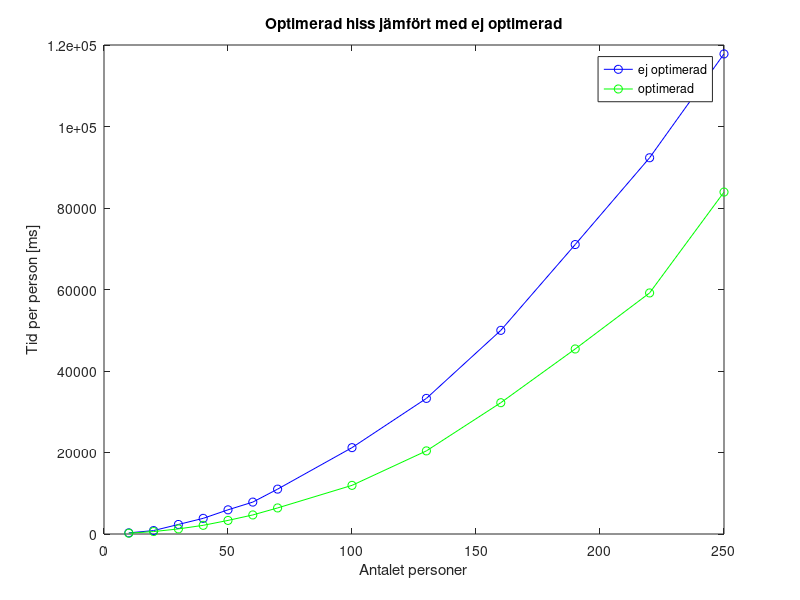

Write the MATLAB code that produced this figure.
travel_time = [282.26638 844.182555 2341.1299766667 3842.326025 5933.757888 7829.4814933333 11011.1282884058 21192.718083 33276.8378230769 49975.73824375 71031.6498736842 92330.3560772727 117818.73838];
values = [10:10:70 100:30:250];
plot(values,travel_time,'bo-')
xlabel('Antalet personer')
ylabel('Tid per person [ms]')
title('Ej optimerad hiss')
%hold on;
%regression = fit(values', travel_time', 'poly2');
%plot(regression)

%% assignment 3
iteration = 10000;
travel_time_10 = [1968579
1974629
1981272
1980781
1980986
1982184
1983020
1989725
1991994
1993140];

travel_time_20 = [5889174
5890762
5894425
5920777
5928643
5939827
5950893
5961409
5963462
5964896
5969717
5971205
5971551
5973378
5970721
5972419
5976790
5980945
5987496
5986528];

travel_time_30 = [12232073
12290127
12295657
12383723
12392115
12394676
12410701
12447607
12468807
12479796
12482770
12491466
12499958
12517173
12530572
12532925
12532235
12532184
12538531
12544885
12547565
12546398
12545160
12550399
12555803
12551499
12552118
12556433
12557171
12556592];

travel_time_40 = [20711040
20805986
20950967
20992593
21118296
21127163
21150742
21174270
21235410
21240106
21237486
21255907
21266692
21288232
21290249
21325271
21327293
21339746
21342552
21342270
21356324
21372169
21378146
21377894
21381887
21385776
21386902
21385951
21388418
21390590
21390785
21395344
21395133
21397712
21398724
21408071
21405320
21408247
21408330
21411379];

travel_time_50 = [32187141
32688152
32773888
32916530
32951813
32997317
33022365
33119981
33164074
33190572
33190734
33266493
33279277
33281113
33332048
33337753
33355809
33366642
33409039
33411932
33414431
33415492
33437816
33441882
33455402
33455153
33477591
33484504
33482213
33486662
33483218
33492967
33498235
33513404
33515064
33516328
33523479
33528421
33528553
33529984
33534906
33538963
33545573
33542906
33545511
33545405
33549532
33551945
33551460
33552796];

travel_time_60 = [45856602
46071252
46181319
46223343
46285786
46303182
46385044
46401572
46433280
46436276
46456187
46465035
46475989
46479432
46495946
46511094
46530567
46622795
46672874
46691594
46729712
46743715
46751152
46773282
46804759
46804738
46815225
46844575
46868266
46866874
46897780
46907183
46928949
46951002
46957762
46956591
46974927
46976251
46987536
46990923
46989286
46996035
46996781
47005471
47006193
47013737
47017239
47019824
47021151
47026734
47031399
47035949
47043318
47043415
47046204
47051542
47053323
47055068
47059998
47060067];

travel_time_70 = [62400839
62688859
62978259
63033881
63087165
63123352
63135545
63338397
63358513
63383655
63404298
63435335
63616519
63614730
63675534
63684198
63699573
63734245
63803904
63857152
63888619
63907186
63915307
63930313
63966738
64013591
64055393
64062612
64068582
64067927
64108324
64124959
64142211
64163424
64191309
64194329
64224768
64229186
64244543
64243212
64247223
64247855
64250516
64258444
64265509
64262894
64268097
64273122
64273318
64278063
64277581
64284625
64285367
64288177
64294445
64297105
64296545
64296425
64297372
64300136
64308758
64310960
64307034
64312716
64312256
64316812
64318593
64321041
64322148
64323357];

travel_time_100 = [10823535
11041428
11056240
11130800
11203534
11324913
11393852
11507356
11551048
11609457
11611262
11614676
11617105
11725095
11739536
11746557
11749381
11793003
11792075
11792846
11799302
11816919
11825531
11825948
11838316
11881635
11892810
11918292
11924283
11931238
11931485
11935835
11946676
11946943
11959060
11972293
11966664
11966029
11980577
11997199
12006154
12001661
12007128
12007562
12009454
12017258
12015914
12018718
12020269
12018759
12020852
12032333
12030442
12031073
12039121
12042115
12052178
12057944
12055920
12057520
12063125
12072503
12078054
12077967
12081517
12092397
12094374
12094936
12099307
12108488
12114208
12118489
12122896
12121009
12121903
12127997
12127482
12130250
12130098
12137388
12135492
12139528
12144676
12150998
12149859
12147493
12148792
12151336
12149392
12148724
12150829
12151620
12158650
12156573
12152586
12153099
12155164
12154258
12154269
12158949];

travel_time_130 = [18344976
18376393
18413041
18461690
18509548
18713838
18806998
19026690
19108374
19216093
19228201
19396855
19423187
19490125
19556525
19624394
19672942
19694561
19858832
19896270
19903986
19917193
20082153
20144265
20173034
20197071
20207491
20225735
20251784
20266196
20270002
20282156
20292586
20316441
20364406
20396824
20414191
20431607
20442424
20437920
20442833
20455259
20451970
20456532
20492796
20501648
20512098
20530206
20535063
20565775
20571745
20578813
20590925
20602016
20600665
20599659
20606435
20622534
20625609
20639422
20643101
20649996
20650920
20662155
20665756
20672886
20685324
20678188
20689988
20688776
20696236
20700118
20700554
20700733
20703588
20707974
20705172
20705020
20704815
20717864
20710576
20711089
20718379
20723925
20728368
20734403
20737744
20751255
20756294
20761027
20762609
20764483
20766326
20771309
20771202
20770444
20770714
20775784
20780142
20775994
20779205
20782584
20790227
20787382
20794113
20788049
20791206
20797810
20796417
20794722
20795563
20797323
20798142
20804493
20796183
20799427
20799070
20800193
20806969
20802470
20804829
20809244
20803756
20809713
20810566
20806539
20809817
20813913
20810209
20811785];

travel_time_160 = [29958433
29988717
30070887
30313337
30431240
30520955
30558812
30634739
30757240
30826701
30838072
30876040
30912124
31054925
31072417
31209337
31266482
31393446
31471050
31497223
31505612
31544694
31590936
31594145
31634925
31679366
31697480
31733384
31753534
31834368
31834187
31852073
31878863
31882535
31910258
31976379
31975283
31996143
32032631
32055761
32056687
32062899
32090220
32083932
32105408
32107371
32112334
32138672
32148396
32161640
32161333
32179327
32198523
32196506
32201295
32245940
32263352
32283022
32286348
32301237
32304837
32314678
32346573
32356280
32359557
32366973
32369429
32371051
32388126
32388452
32409817
32432561
32426550
32444766
32440628
32448930
32452532
32454915
32457779
32464177
32469556
32491417
32499526
32497986
32517312
32520202
32541635
32538726
32545242
32547854
32559364
32564275
32564055
32565785
32567532
32567808
32594195
32598764
32600128
32611980
32611129
32620808
32610783
32613401
32611374
32618927
32625408
32639563
32643098
32656680
32652521
32654171
32656677
32662248
32660363
32663275
32663944
32672550
32681382
32684333
32684954
32690861
32688069
32697687
32697054
32693740
32694314
32694272
32698100
32696344
32707573
32699054
32704051
32705897
32713043
32711731
32722595
32714455
32715092
32717808
32721865
32730156
32723603
32723586
32726920
32729613
32737025
32731118
32727761
32731160
32732048
32729795
32736247
32733938
32731191
32731366
32730915
32733985
32738006
32732043];

travel_time_190 = [41164217
41493281
41710272
41718806
41814351
42002176
42067199
42170196
42310235
42327436
42599216
42668564
42664549
42754792
42827874
42962955
43011037
43066467
43112845
43232388
43448441
43673592
43715284
43771647
43777326
43995404
44002526
44180556
44264577
44275611
44472061
44486551
44512554
44519616
44538046
44556621
44648766
44666104
44669024
44729213
44754607
44760412
44767364
44773339
44861718
44875271
44895193
44920695
44939937
44954988
44976901
45011250
45039326
45043550
45062618
45074658
45133501
45168917
45170509
45190515
45197552
45245911
45256220
45273719
45311416
45339020
45437485
45459455
45474812
45471478
45501501
45499719
45567167
45587901
45599564
45616985
45653828
45674909
45783331
45782774
45789061
45805312
45804866
45817031
45851489
45882472
45907364
45951377
45981842
45981378
46008365
46031572
46030104
46025309
46036152
46040815
46035517
46041219
46048332
46056505
46065261
46065274
46063635
46079407
46083780
46081905
46080235
46085190
46096840
46124066
46128304
46127641
46126367
46135320
46145215
46171214
46168604
46173583
46178755
46188174
46204377
46219786
46229281
46235468
46236997
46241371
46256502
46253411
46263667
46264456
46267621
46272649
46289109
46282679
46287426
46287640
46293753
46299758
46299428
46300144
46311666
46308797
46322035
46313760
46318826
46324560
46324662
46333100
46342961
46341609
46341209
46343208
46348529
46356105
46363421
46362475
46373379
46372457
46373532
46376018
46387884
46384122
46383784
46383520
46383536
46391385
46387583
46391501
46386765
46396490
46388845
46394167
46389836
46396023
46396831
46403175
46405587
46405783
46395856
46401794
46402980
46398774
46398063
46406826
46399924
46400258
46400433
46403855
46406097
46409028];

travel_time_220 = [53313752
54709178
55119206
55494736
55525735
55574497
55590744
55663290
55857777
56170113
56333941
56338764
56408375
56451009
56584519
56586863
56754511
56782013
56867962
57039789
57066981
57215235
57220197
57247071
57303031
57305885
57356150
57488961
57543840
57577994
57579729
57606804
57648787
57654445
57738767
57805450
57814264
57900525
57993651
58044118
58062458
58121676
58135511
58160882
58190248
58230103
58296738
58378810
58392045
58427028
58452466
58509274
58554791
58558160
58590756
58650040
58657397
58657630
58717881
58727978
58755472
58828311
58882641
58908312
58905317
58933795
58969859
58971640
59010307
59030501
59036615
59060250
59064940
59065999
59092936
59094108
59095299
59114538
59120093
59133864
59150204
59161997
59163642
59217906
59218305
59255152
59289068
59305025
59334238
59363227
59375409
59394582
59444688
59470713
59474432
59501287
59503319
59507823
59527296
59554837
59556059
59610316
59622133
59623859
59633351
59627698
59719878
59731997
59746164
59758490
59760638
59789743
59792997
59814774
59820890
59847315
59853373
59850533
59858126
59854087
59862697
59874289
59884662
59890022
59916781
59912726
59952504
59955435
59958210
59957823
59969657
59969397
59989594
59993155
59998330
60017371
60020713
60020404
60022850
60032797
60032897
60038226
60043309
60055393
60066630
60086757
60085118
60085523
60101655
60096740
60098445
60097542
60106839
60114634
60114495
60114630
60121767
60123116
60136859
60140569
60140690
60138261
60149750
60153615
60147650
60150683
60166854
60156136
60175356
60174571
60177196
60170507
60169738
60182933
60187204
60186020
60189891
60191197
60201259
60194926
60195556
60192936
60203067
60203467
60199191
60201309
60215660
60216955
60215706
60219465
60230867
60219067
60222950
60227170
60222292
60228959
60227746
60224377
60232220
60225511
60225833
60231683
60239074
60240781
60248624
60238720
60245224
60246332
60247504
60246318
60242188
60241573
60244380
60246896
60248879
60247727
60254657
60245988
60248652
60243733];

travel_time_250 = [75095707
75635031
76280750
76520168
76753182
77162433
77286597
77586125
77755352
77809859
78032214
78084067
78540565
78602793
78755874
78763582
78819846
79004152
79029685
79318931
79416082
79626879
79707783
79881421
79981603
80128954
80135680
80369638
80384003
80587490
80612735
80824994
80996007
81133946
81150659
81268944
81331957
81350160
81438115
81498214
81590357
81663802
81715088
81740116
81872730
81892453
81909027
82054172
82085833
82181174
82217685
82300948
82314176
82521053
82579313
82648620
82660166
82665465
82770590
82936945
82948401
83110469
83153694
83294536
83304206
83327182
83344565
83360010
83454687
83462134
83491874
83650542
83677217
83669133
83748449
83826300
83853916
83991905
84002116
84012182
84026915
84039632
84080969
84107883
84112497
84162544
84162640
84175834
84191104
84212974
84231648
84278161
84390359
84400886
84502673
84638557
84640753
84673983
84700737
84708549
84739292
84750204
84750180
84754935
84756316
84773948
84793711
84812630
84829451
84834162
84842870
84868478
84865228
84894179
84920505
84929910
84933437
84964641
84987177
84993855
85007587
85009841
85015613
85042904
85043359
85046047
85051347
85052890
85056614
85065092
85069524
85083488
85092446
85095704
85101073
85104192
85107172
85154537
85152318
85203247
85206262
85215257
85222468
85221169
85257569
85275505
85289413
85288784
85312029
85344626
85351116
85363365
85361899
85373285
85369613
85375215
85375152
85390514
85398224
85412993
85423970
85434920
85474135
85466933
85479038
85472486
85477119
85492750
85503848
85498085
85507682
85515666
85527962
85525805
85525385
85525603
85531697
85532461
85542675
85539596
85539317
85547002
85552092
85551488
85551281
85563445
85560881
85564998
85566767
85568038
85571578
85585643
85578418
85580182
85584826
85591263
85591451
85596079
85601688
85605747
85608904
85612628
85605959
85615529
85622989
85618531
85617724
85619911
85622600
85621052
85632631
85627390
85639695
85637774
85634631
85643678
85639023
85646695
85643731
85646094
85645036
85655950
85664433
85665329
85659527
85664740
85664939
85665191
85671091
85676584
85671665
85670536
85672868
85682226
85679844
85673994
85681139
85683066
85685789
85679880
85679468
85684722
85684945
85683824
85682524
85683458
85690557
85696124
85695665
85691405];

mean_10 = mean(travel_time_10)/iteration;

mean_20 = mean(travel_time_20)/iteration;

mean_30 = mean(travel_time_30)/iteration;

mean_40 = mean(travel_time_40)/iteration;

mean_50 = mean(travel_time_50)/iteration;

mean_60 = mean(travel_time_60)/iteration;

mean_70 = mean(travel_time_70)/iteration;

iteration = 1000

mean_100 = mean(travel_time_100)/iteration;

mean_130 = mean(travel_time_130)/iteration;

mean_160 = mean(travel_time_160)/iteration;

mean_190 = mean(travel_time_190)/iteration;

mean_220 = mean(travel_time_220)/iteration;

mean_250 = mean(travel_time_250)/iteration;

mean_values = [mean_10 mean_20 mean_30 mean_40 mean_50 mean_60 mean_70 mean_100 mean_130 mean_160 mean_190 mean_220 mean_250];

travel_time = [282.26638 844.182555 2341.1299766667 3842.326025 5933.757888 7829.4814933333 11011.1282884058 21192.718083 33276.8378230769 49975.73824375 71031.6498736842 92330.3560772727 117818.73838];
values = [10:10:70 100:30:250];
plot(values,travel_time,'bo-')
xlabel('Antalet personer')
ylabel('Tid per person [ms]')
title('Optimerad hiss jämfört med ej optimerad')
hold on
plot(values, mean_values, 'go-')
legend('ej optimerad','optimerad')
